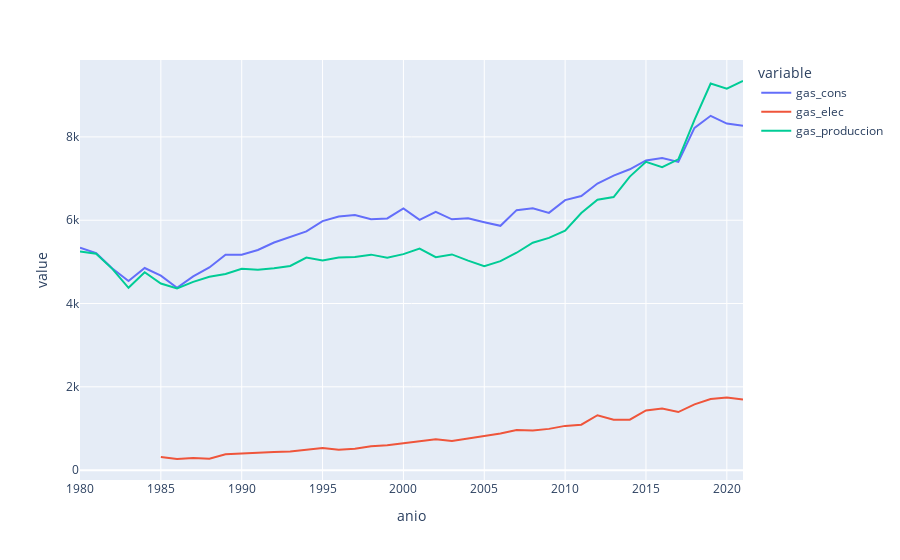

The code cell stored with this chart in its notebook:
### Code cell
plot_by_energy('gas', 'USA')

### Figure 1 — Plotly figure (JSON) as saved in the notebook; plotly's stock layout.template omitted (floating-point values rounded to 4 significant figures)
{"data": [{"hovertemplate": "variable=gas_cons<br>anio=%{x}<br>value=%{y}<extra></extra>", "legendgroup": "gas_cons", "line": {"color": "#636efa", "dash": "solid"}, "marker": {"symbol": "circle"}, "mode": "lines", "name": "gas_cons", "orientation": "v", "showlegend": true, "type": "scatter", "x": [1980, 1981, 1982, 1983, 1984, 1985, 1986, 1987, 1988, 1989, 1990, 1991, 1992, 1993, 1994, 1995, 1996, 1997, 1998, 1999, 2000, 2001, 2002, 2003, 2004, 2005, 2006, 2007, 2008, 2009, 2010, 2011, 2012, 2013, 2014, 2015, 2016, 2017, 2018, 2019, 2020, 2021], "xaxis": "x", "y": [5337.0, 5209.0, 4842.0, 4542.0, 4852.0, 4670.0, 4376.0, 4653.0, 4866.0, 5170.0, 5171.0, 5284.0, 5464.0, 5599.0, 5731.0, 5980.0, 6089.0, 6125.0, 6022.0, 6043.0, 6284.0, 6007.0, 6201.0, 6022.0, 6046.0, 5952.0, 5866.0, 6241.0, 6289.0, 6176.0, 6482.0, 6582.0, 6881.0, 7070.0, 7223.0, 7436.0, 7491.0, 7400.0, 8217.0, 8507.0, 8319.0, 8267.0], "yaxis": "y"}, {"hovertemplate": "variable=gas_elec<br>anio=%{x}<br>value=%{y}<extra></extra>", "legendgroup": "gas_elec", "line": {"color": "#EF553B", "dash": "solid"}, "marker": {"symbol": "circle"}, "mode": "lines", "name": "gas_elec", "orientation": "v", "showlegend": true, "type": "scatter", "x": [1980, 1981, 1982, 1983, 1984, 1985, 1986, 1987, 1988, 1989, 1990, 1991, 1992, 1993, 1994, 1995, 1996, 1997, 1998, 1999, 2000, 2001, 2002, 2003, 2004, 2005, 2006, 2007, 2008, 2009, 2010, 2011, 2012, 2013, 2014, 2015, 2016, 2017, 2018, 2019, 2020, 2021], "xaxis": "x", "y": [null, null, null, null, null, 313.9, 267.2, 293.1, 271.8, 379.2, 400.8, 410.3, 434.5, 446.2, 494.9, 533.4, 489.3, 515.5, 571.2, 598.3, 646.3, 687.2, 743.0, 698.8, 763.5, 818.2, 877.9, 964.1, 949.4, 990.3, 1062.0, 1090.0, 1318.0, 1210.0, 1211.0, 1434.0, 1482.0, 1394.0, 1580.0, 1705.0, 1746.0, 1694.0], "yaxis": "y"}, {"hovertemplate": "variable=gas_produccion<br>anio=%{x}<br>value=%{y}<extra></extra>", "legendgroup": "gas_produccion", "line": {"color": "#00cc96", "dash": "solid"}, "marker": {"symbol": "circle"}, "mode": "lines", "name": "gas_produccion", "orientation": "v", "showlegend": true, "type": "scatter", "x": [1980, 1981, 1982, 1983, 1984, 1985, 1986, 1987, 1988, 1989, 1990, 1991, 1992, 1993, 1994, 1995, 1996, 1997, 1998, 1999, 2000, 2001, 2002, 2003, 2004, 2005, 2006, 2007, 2008, 2009, 2010, 2011, 2012, 2013, 2014, 2015, 2016, 2017, 2018, 2019, 2020, 2021], "xaxis": "x", "y": [5251.0, 5196.0, 4832.0, 4377.0, 4750.0, 4479.0, 4363.0, 4520.0, 4642.0, 4707.0, 4834.0, 4808.0, 4847.0, 4902.0, 5103.0, 5033.0, 5102.0, 5115.0, 5173.0, 5101.0, 5186, 5319.0, 5112.0, 5179.0, 5031.0, 4894.0, 5017.0, 5219.0, 5461.0, 5576.0, 5752.0, 6174.0, 6491.0, 6557.0, 7047.0, 7403.0, 7274.0, 7462.0, 8409.0, 9281.0, 9159, 9342.0], "yaxis": "y"}], "layout": {"legend": {"title": {"text": "variable"}, "tracegroupgap": 0}, "margin": {"t": 60}, "xaxis": {"anchor": "y", "domain": [0, 1], "title": {"text": "anio"}}, "yaxis": {"anchor": "x", "domain": [0, 1], "title": {"text": "value"}}}}
